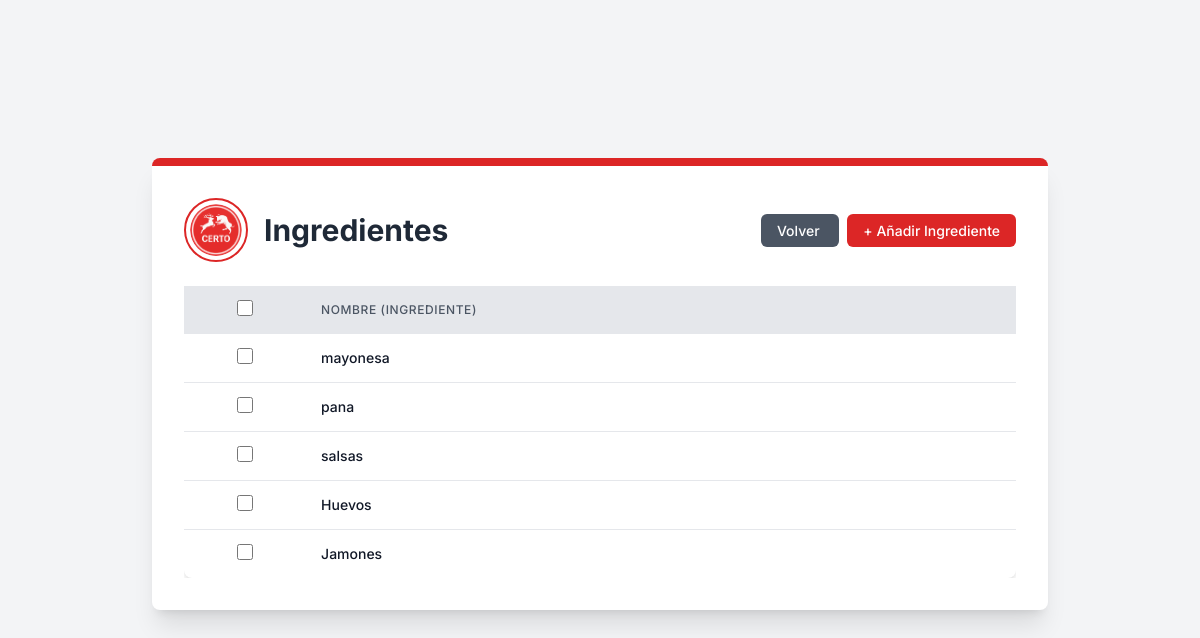
/comedor/ingredients/ (signed in), run on the app's committed database.
### comedor/models.py (models this page shows, shortened)
class Ingredientes(models.Model):
    nombre = models.CharField(max_length=100, verbose_name='Nombre')
    class Meta:
        verbose_name = 'Ingrediente'
        verbose_name_plural = 'Ingredientes'

### comedor/views.py (the view)
# urls.py: path("ingredients/", views.ingredients, name="ingredients"),
def ingredients(request):
    if request.user.is_authenticated:
        ingredients = Ingredientes.objects.all()
        return render(request, 'Ingredients/ingredients_list_view.html', {'ingredientes': ingredients})
    else:
        return redirect('core:signInUp')

### comedor/templates/Ingredients/ingredients_list_view.html (shortened to what this page needs)
{% extends "main.html" %} {% load static %}{% block content %}
<div
  class="bg-white p-8 rounded-lg shadow-xl max-w-4xl w-full border-t-8 border-primary-red mb-8"
>
  <div class="flex flex-col md:flex-row items-center justify-between mb-6">
    <div class="flex items-center mb-4 md:mb-0">
      <img
        src="{% static 'img/logos/logo.png' %}"
        alt="Logo de la Cafetería Certo"
        class="w-16 h-16 rounded-full border-2 border-primary-red p-1 object-cover mr-4"
      />
      <h1 class="text-3xl font-bold text-gray-800">Ingredientes</h1>
    </div>
    <div class="text-right">
      <a
        href="/core/dashboard"
        class="px-4 py-2 text-sm font-medium text-white bg-gray-600 rounded-md hover:bg-gray-700 transition duration-300 ease-in-out mr-2"
      >
        Volver
      </a>
      <a
        href="{% url 'comedor:createIngredient' %}"
        class="px-4 py-2 text-sm font-medium text-white bg-primary-red rounded-md hover:bg-red-700 transition duration-300 ease-in-out"
      >
        + Añadir Ingrediente
      </a>
    </div>
  </div>
  <div class="overflow-x-auto">
    <form
      id="deleteForm"
      method="post"
      action="{% url 'core:bulk_delete' 'ingredientes' 'comedor:ingredients' %}"
    >
      <table class="min-w-full bg-white rounded-lg shadow-custom">
        <thead class="bg-gray-200">
          <tr>
            <th class="py-3 px-2 text-center">
              <input
                type="checkbox"
                id="selectAll"
                class="form-checkbox h-4 w-4 text-primary-red"
              />
            </th>
            <th
              class="py-3 px-4 text-left text-xs font-medium text-gray-600 uppercase tracking-wider"
            >
              Nombre (Ingrediente)
            </th>
          </tr>
        </thead>
        <tbody class="divide-y divide-gray-200">
          {% for ingrediente in ingredientes %}
          <tr class="hover:bg-gray-50 cursor-pointer" onclick="window.location.href='{% url 'comedor:createIngredient' %}?id={{ ingrediente.id }}'">
            <td class="py-3 px-2 text-center">
              <input
                type="checkbox"
                name="selected_ids"
                value="{{ ingrediente.id }}"
                class="rowCheckbox form-checkbox h-4 w-4 text-primary-red"
                onclick="event.stopPropagation();"
              />
            </td>
            <td
              class="py-3 px-4 whitespace-nowrap text-sm font-medium text-gray-900"
            >
              {{ ingrediente.nombre }}
            </td>
          </tr>
          {% endfor %}
        </tbody>
      </table>
    </form>
  </div>
</div>
{% endblock %}

### static/css/main.css (style rules this page uses)
body { font-family: "Inter", sans-serif; background-color: #f3f4f6; }
.bg-primary-red { background-color: #dc2626; }
.text-primary-red { color: #dc2626; }
.border-primary-red { border-color: #dc2626; }
.shadow-custom { box-shadow: 0 4px 6px -1px rgba(0, 0, 0, 0.1), 0 2px 4px -1px rgba(0, 0, 0, 0.06); }

### data on the page
Ingredientes: nombre "mayonesa"
Ingredientes: nombre "pana"
Ingredientes: nombre "salsas"
Ingredientes: nombre "Huevos"
Ingredientes: nombre "Jamones"
